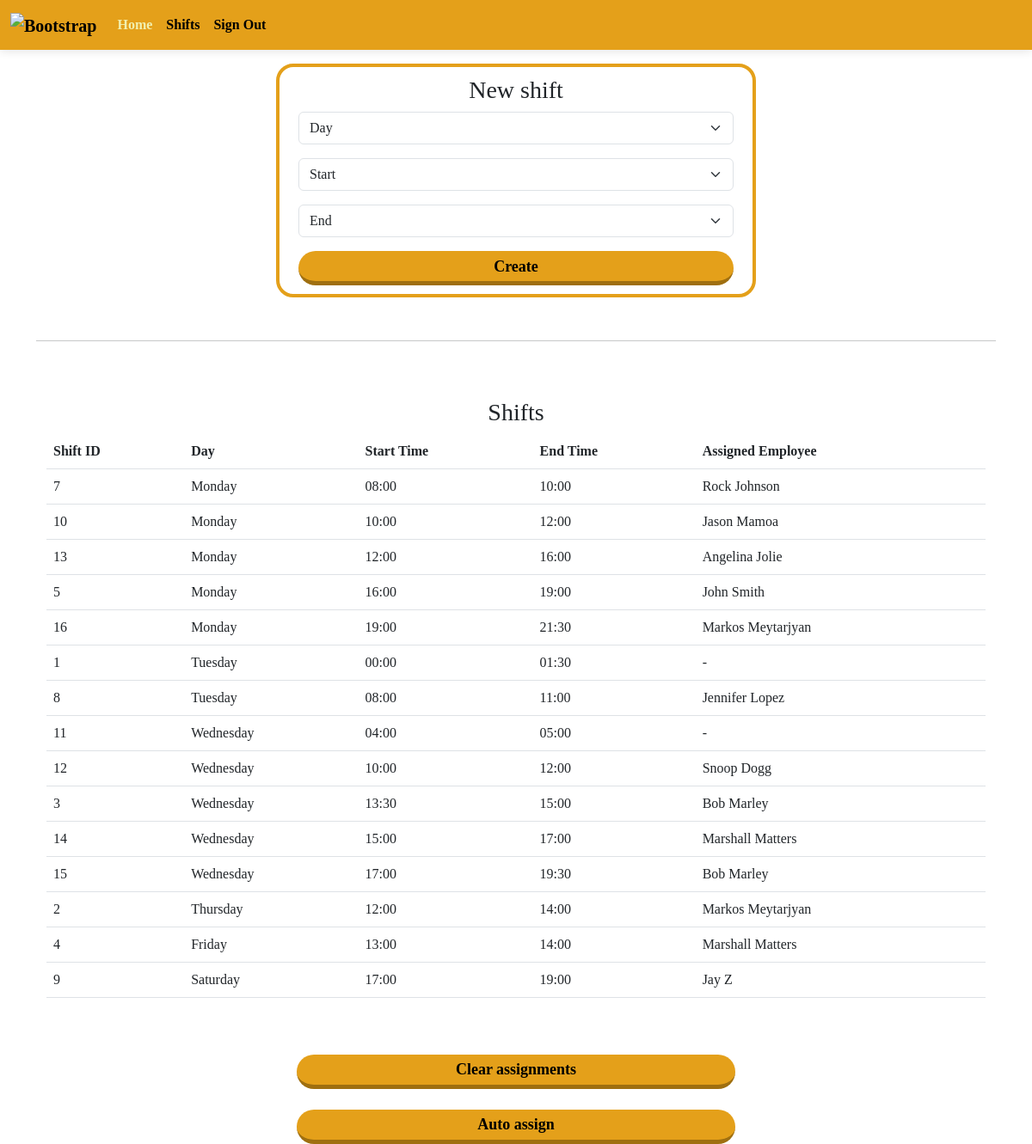
/shifts.php (signed in), run on the app's committed database.
### tables this page shows
CREATE TABLE `shifts` (
  `id` int NOT NULL,
  `day` int NOT NULL,
  `start` int NOT NULL,
  `end` int NOT NULL,
  `userID` int NOT NULL,
  `empID` int NOT NULL
);

CREATE TABLE `users` (
  `id` int NOT NULL,
  `name` varchar(255) NOT NULL,
  `surname` varchar(255) NOT NULL,
  `availability` text NOT NULL,
  `username` varchar(255) NOT NULL,
  `password` varchar(255) NOT NULL,
  `empID` int NOT NULL,
  `maxT` int NOT NULL,
  `curT` float NOT NULL,
  `role` enum('user','admin') NOT NULL
);

### config.php (called while the page is built, shortened)
<?php
$weekdays = ['Monday', 'Tuesday', 'Wednesday', 'Thursday', 'Friday', 'Saturday', 'Sunday'];
function valueToTime($value) {
    $hours = floor($value / 50 / 2);
    $minutes = ($value / 50 % 2) * 30;
    $formatted_hour = str_pad($hours, 2, '0', STR_PAD_LEFT);
    $formatted_minute = str_pad($minutes, 2, '0', STR_PAD_LEFT);
    return "$formatted_hour:$formatted_minute";
}
?>

### shifts.php (the view, shortened to what this page needs)
<?php
    include $_SERVER['DOCUMENT_ROOT'] . "/header.php";
    if(isset($_SESSION['user']) && isset($_SESSION['user']['id']))
    {
        ?>
        <div class="row justify-content-center " style="border: 4px solid #e4a01a;border-radius: 20px;padding: 10px; margin-bottom: 50px; width: 50%; text-align: center;">
            <h3 style="text-align:center;">New shift</h3>
            <form method="POST" action="action.php" >
                <div class="mb-3 form-group">
                    <select class="form-select" name="day">
                      <option disabled selected value>Day</option>
                    </select>
                </div>
                <div class="mb-3 form-group">
                    <select class="form-select" name="starttime">
                      <option disabled selected value>Start</option>
                    </select>
                </div>
                <div class="mb-3 form-group">
                    <select class="form-select" name="endtime">
                      <option disabled selected value>End</option>
                    </select>
                </div>
                <button type="submit" class="original-button" name='make_shift'>Create</button>
            </form>
        </div>
        <br>
        <br>
        <hr>
        <div class="row justify-content-center table-responsive-md" style="margin-top: 50px;">
            <h3 style="text-align:center;">Shifts</h3>
            <table class="table">
                <thead>
                    <tr>
                        <th>Shift ID</th>
                        <th>Day</th>
                        <th>Start Time</th>
                        <th>End Time</th>
                        <th>Assigned Employee</th>
                    </tr>
                </thead>
                <?php
                $sql = "SELECT * FROM `shifts` WHERE `empID`='" . $_SESSION['user']['id'] . "' ORDER BY `day` ASC, `start`";
                $res = mysqli_query($db, $sql);
                while($row = mysqli_fetch_assoc($res))
                {
                    $user = "-";
                    if($row['userID'] != 0)
                    {
                        $sql2 = "SELECT `name`, `surname` FROM `users` WHERE `id`='" . $row['userID'] . "'";
                        $res2 = mysqli_query($db, $sql2);
                        $result2 = mysqli_fetch_assoc($res2);
                        $user = $result2['name'] . " " . $result2['surname'];
                    }
                    ?>
                    <tr>
                        <td><?php echo $row['id']; ?></td>
                        <td><?php echo $weekdays[$row['day']]; ?></td>
                        <td><?php echo valueToTime($row['start']); ?></td>
                        <td><?php echo valueToTime($row['end']); ?></td>
                        <td><?php echo $user; ?></td>
                    </tr>
                    <?php
                }
                 ?>
            </table>
        </div>
        <div class="row justify-content-center" style="margin-top: 50px; width: 50%;">
            <form action="action.php" method="POST">
                <button type="submit" class="original-button" name='clear_shift'>Clear assignments</button><br>
                <button type="submit" class="original-button" name='auto_assign_shift'>Auto assign</button>
            </form>
        </div>
        <?php
    }
    else{
        echo "<script>window.location.href='/login.php';</script>";
        exit;
    }
?>
<?php include $_SERVER['DOCUMENT_ROOT'] . "/footer.php"; ?>

### header.php (shortened to what this page needs)
<?php include $_SERVER['DOCUMENT_ROOT'] . "/config.php"; ?>
<!DOCTYPE html>
<html lang="en">
<head>
    <link href="https://cdn.jsdelivr.net/npm/bootstrap@5.3.0-alpha1/dist/css/bootstrap.min.css" rel="stylesheet">
</head>
<body>
    <nav class="navbar navbar-expand-lg bg-light" id="navbar_top" data-bs-theme="light" style="box-shadow:0 2px 10px rgba(0,0,0,0.1);font-weight: 700; background-color: #e4a01a !important; color:black;">
        <div class="container-fluid">
            <a class="navbar-brand" href="/">
            <img src="/images/schedole_logo.png" alt="Bootstrap" width="50">
            </a>
            <div class="collapse navbar-collapse" id="navbarNavAltMarkup">
            <div class="navbar-nav">
                <?php
                    if(isset($_SESSION['user']) && isset($_SESSION['user']['id']))
                    {
                ?>
                <a class="nav-link active" id="homenav" aria-current="page" href="/">Home</a>
                <?php
                	if($_SESSION['user']['role'] == 'user')
                	{
                		?>
                			<a class="nav-link" href="/myavailability.php">My Availability</a>
                		<?php
                	}
                	else
                	{
                		?>
                			<a class="nav-link" href="/shifts.php">Shifts</a>
                		<?php
                	}
                 ?>
                <a class="nav-link" href="/action.php?logout">Sign Out</a>
            <?php }else{ ?>
                <a class="nav-link" href="/login.php">Sign In</a>
                <a class="nav-link" href="">Sign Up</a>
            <?php } ?>
            </div>
            </div>
        </div>
    </nav>
    <div class="container row justify-content-center mx-auto mt-3">

### footer.php (shortened to what this page needs)
</div>
</body>
</html>

### header.php (style rules this page uses)
* { font-family: "SpaceMono"; }
.nav-link { color:black; }
.nav-link.active { color: #f1f0b0 !important; }
.original-button { display: flex; align-items: center; justify-content: center; line-height: 1; text-decoration: none; color: black; font-size: 18px; border-radius: 20px; height: 40px; font-weight: bold; border:0px; width: 100%; border-bottom: 5px solid #9f6f10; transition: 0.3s; background-color: #e4a01a; }

### data on the page
shifts: id "7", day "Monday", start "08:00", end "10:00", userID.surname "Rock Johnson"
shifts: id "10", day "Monday", start "10:00", end "12:00", userID.surname "Jason Mamoa"
shifts: id "13", day "Monday", start "12:00", end "16:00", userID.surname "Angelina Jolie"
shifts: id "5", day "Monday", start "16:00", end "19:00", userID.surname "John Smith"
shifts: id "16", day "Monday", start "19:00", end "21:30", userID.surname "Markos Meytarjyan"
shifts: id "1", day "Tuesday", start "00:00", end "01:30", user "-"
shifts: id "8", day "Tuesday", start "08:00", end "11:00", userID.surname "Jennifer Lopez"
shifts: id "11", day "Wednesday", start "04:00", end "05:00", user "-"
shifts: id "12", day "Wednesday", start "10:00", end "12:00", userID.surname "Snoop Dogg"
shifts: id "3", day "Wednesday", start "13:30", end "15:00", userID.surname "Bob Marley"
shifts: id "14", day "Wednesday", start "15:00", end "17:00", userID.surname "Marshall Matters"
shifts: id "15", day "Wednesday", start "17:00", end "19:30", userID.surname "Bob Marley"
shifts: id "2", day "Thursday", start "12:00", end "14:00", userID.surname "Markos Meytarjyan"
shifts: id "4", day "Friday", start "13:00", end "14:00", userID.surname "Marshall Matters"
shifts: id "9", day "Saturday", start "17:00", end "19:00", userID.surname "Jay Z"
